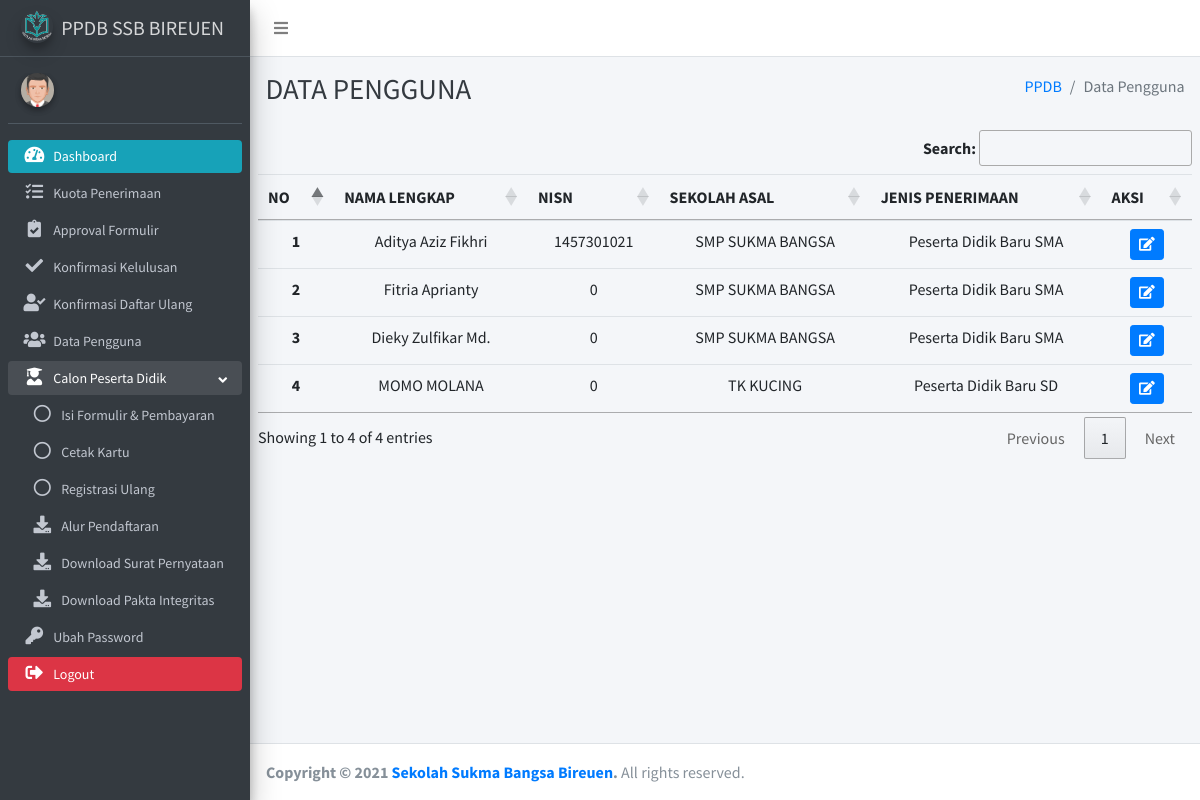
Page /index.php/home/datapengguna on the earlier database version.
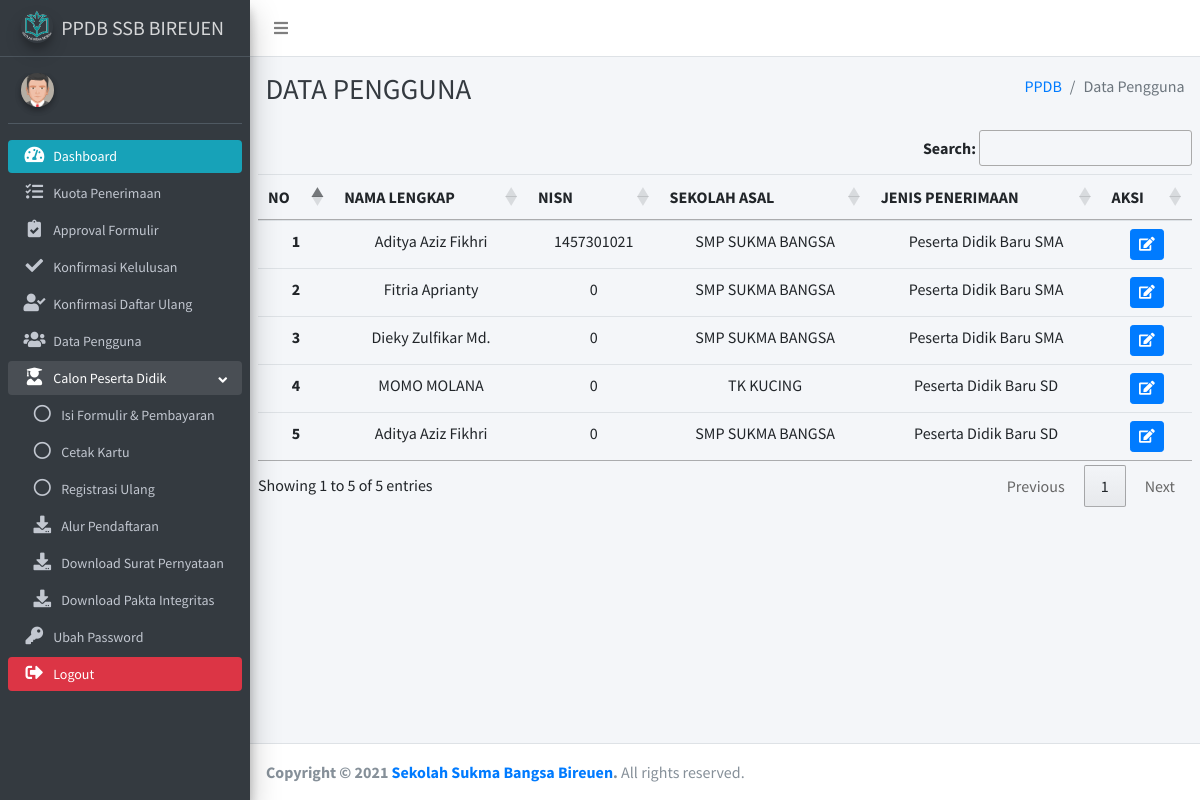
Same page on the later database version.
### tables this page shows
CREATE TABLE `pengguna` (
  `id` int(11) NOT NULL,
  `nama_lengkap` varchar(255) NOT NULL,
  `nisn` varchar(20) NOT NULL,
  `alamat` varchar(500) NOT NULL,
  `sekolah_asal` varchar(255) NOT NULL,
  `no_hp` varchar(15) NOT NULL,
  `foto` varchar(255) NOT NULL,
  `bukti_tf` varchar(255) NOT NULL,
  `jenis` varchar(50) NOT NULL,
  `username` varchar(255) NOT NULL,
  `password` varchar(255) NOT NULL,
  `role` varchar(1) NOT NULL,
  `approve_formulir` varchar(30) NOT NULL,
  `approve_lulus` varchar(30) NOT NULL,
  `approve_daftarulang` varchar(30) NOT NULL
);

### application/controllers/Home.php (called while the page is built, shortened)
<?php
class Home extends CI_Controller {
		public function datapengguna()
	{
		$data['pengguna'] = $this->M_ppdb->tampildatapengguna()->result();
		$this->load->view('template/header');
		$this->load->view('template/sidebar');
		$this->load->view('datapengguna',$data);
		$this->load->view('template/footer');
	}
}

### index.php (called while the page is built, shortened)
<?php
require_once BASEPATH.'core/CodeIgniter.php';

### application/models/M_ppdb.php (called while the page is built, shortened)
<?php
class M_ppdb extends CI_Model{
     public function tampildatapengguna(){
        return $this->db->query("SELECT * FROM pengguna WHERE NOT username='Admin' ");
     }
}
?>

### application/views/datapengguna.php (the view, shortened to what this page needs)
<div class="content-wrapper">
 <div class="content-header">
      <div class="container-fluid">
        <div class="row mb-2">
          <div class="col-sm-6">
            <h1 class="m-0 text-dark">DATA PENGGUNA</h1>
          </div>
          <div class="col-sm-6">
            <ol class="breadcrumb float-sm-right">
              <li class="breadcrumb-item"><a href="#">PPDB</a></li>
              <li class="breadcrumb-item active">Data Pengguna</li>
            </ol>
          </div>
        </div>
      </div>
    </div>
    <div class="content">
    <table class="table table-hover" id="example">
          <thead class="text-center">
            <tr>
              <th scope="col">NO</th>
              <th scope="col">NAMA LENGKAP</th>
              <th scope="col">NISN</th>
              <th scope="col">SEKOLAH ASAL</th>
              <th scope="col">JENIS PENERIMAAN</th>
              <th scope="col">AKSI</th>
            </tr>
          </thead>
          <tbody>
          <?php $i = 1;
	        foreach ($pengguna as $data) : ?>
		<tr class="nomor text-center">
            <th scope="row"><?php echo $i ;?></th>
            <td><?php echo $data->nama_lengkap;?></td>
            <td><?php echo $data->nisn;?></td>
            <td><?php echo $data->sekolah_asal;?></td>
            <td><?php echo $data->jenis;?></td>
            <td><?php echo anchor('home/editpengguna/'.$data->id,'<div class="btn btn-primary btn-sm"><i class="fa fa-edit"></i></div>')?></td>
		</tr>
		<?php $i++; ?>
	<?php endforeach ;?>
          </tbody>
        </table>
    </div>
</div>
</div>

### application/views/template/header.php (shortened to what this page needs)
<!DOCTYPE html>
<html>
<head>
  <link rel="stylesheet" href="<?php echo base_url()?>asset/plugins/fontawesome-free/css/all.min.css">
  <link rel="stylesheet" href="https://code.ionicframework.com/ionicons/2.0.1/css/ionicons.min.css">
  <link rel="stylesheet" href="<?php echo base_url()?>asset/plugins/tempusdominus-bootstrap-4/css/tempusdominus-bootstrap-4.min.css">
  <link rel="stylesheet" href="<?php echo base_url()?>asset/plugins/icheck-bootstrap/icheck-bootstrap.min.css">
  <link rel="stylesheet" href="<?php echo base_url()?>asset/plugins/jqvmap/jqvmap.min.css">
  <link rel="stylesheet" href="<?php echo base_url()?>asset/dist/css/adminlte.min.css">
  <link rel="stylesheet" href="<?php echo base_url()?>asset/plugins/overlayScrollbars/css/OverlayScrollbars.min.css">
  <link rel="stylesheet" href="<?php echo base_url()?>asset/plugins/daterangepicker/daterangepicker.css">
  <link rel="stylesheet" href="<?php echo base_url()?>asset/plugins/summernote/summernote-bs4.css">
  <link rel="stylesheet" type="text/css" href="//cdn.datatables.net/1.10.22/css/jquery.dataTables.min.css">
  <link rel="stylesheet" type="text/css" href="https://cdn.datatables.net/1.10.22/css/jquery.dataTables.css">
</head>
<body class="hold-transition sidebar-mini layout-fixed">
<div class="wrapper">
  <nav class="main-header navbar navbar-expand navbar-white navbar-light">
    <ul class="navbar-nav">
      <li class="nav-item">
        <a class="nav-link" data-widget="pushmenu" href="#" role="button"><i class="fas fa-bars"></i></a>
      </li>
    </ul>
  </nav>

### application/views/template/sidebar.php (shortened to what this page needs)
<aside class="main-sidebar sidebar-dark-primary elevation-4">
   <a href="<?php echo base_url()?>dashboard" class="brand-link">
     <img src="<?php echo base_url()?>logo.png" alt="AdminLTE Logo" class="brand-image img-circle elevation-3"
          style="opacity: .8">
     <span class="brand-text font-weight-light"><b>PPDB SSB BIREUEN</b></span>
   </a>
   <div class="sidebar">
     <div class="user-panel mt-3 pb-3 mb-3 d-flex">
       <div class="image">
         <img src="<?php echo base_url()?>asset/dist/img/adit.jpg" class="img-circle elevation-2" alt="User Image">
       </div>
       <div class="info">
       </div>
     </div>
     <nav class="mt-2 text-sm">
       <ul class="nav nav-pills nav-sidebar flex-column nav-child-indent" data-widget="treeview" role="menu" data-accordion="false">
              <li class="nav-item ">
           <a href="<?=base_url('home');?>" class="nav-link bg-info">
             <i class="nav-icon fa fa-tachometer-alt"></i>
             <p>
               Dashboard
             </p>
           </a>
         </li>
         <li class="nav-item ">
           <a href="<?=base_url('home/kuota');?>" class="nav-link">
             <i class="nav-icon fa fa-tasks"></i>
             <p>
               Kuota Penerimaan
             </p>
           </a>
         </li>
         <li class="nav-item ">
           <a href="<?=base_url('home/approve_formulir');?>" class="nav-link">
             <i class="nav-icon fa fa-clipboard-check"></i>
             <p>
               Approval Formulir
             </p>
           </a>
         </li>
         <li class="nav-item ">
           <a href="<?=base_url('home/approve_lulus');?>" class="nav-link">
             <i class="nav-icon fa fa-check"></i>
             <p>
               Konfirmasi Kelulusan
             </p>
           </a>
         </li>
         <li class="nav-item ">
           <a href="<?=base_url('home/approve_daftarulang');?>" class="nav-link">
             <i class="nav-icon fa fa-user-check"></i>
             <p>
               Konfirmasi Daftar Ulang
             </p>
           </a>
         </li>
         <li class="nav-item ">
           <a href="<?=base_url('home/datapengguna');?>" class="nav-link">
             <i class="nav-icon fa fa-users"></i>
             <p>
               Data Pengguna
             </p>
           </a>
         </li>
         <li class="nav-item has-treeview menu-open">
           <a href="#" class="nav-link">
             <i class="nav-icon fas fa-user-graduate"></i>
             <p>
               Calon Peserta Didik
               <i class="right fas fa-angle-left"></i>
             </p>
           </a>
           <ul class="nav nav-treeview">
             <li class="nav-item">
               <a href="<?=base_url('dashboard/datareservasi');?>" class="nav-link">
                 <i class="far fa-circle nav-icon"></i>
                 <p>Isi Formulir & Pembayaran</p>
               </a>
             </li>
             <li class="nav-item">
               <a href="<?=base_url('dashboard/datariwayatreservasi');?>" class="nav-link">
                 <i class="far fa-circle nav-icon"></i>
                 <p>Cetak Kartu</p>
               </a>
             </li>
             <li class="nav-item">
               <a href="<?=base_url('dashboard/datariwayatreservasi');?>" class="nav-link">
                 <i class="far fa-circle nav-icon"></i>
                 <p>Registrasi Ulang</p>
               </a>
             </li>
             <li class="nav-item">
               <a href="<?=base_url('dashboard/datariwayatreservasi');?>" class="nav-link">
                 <i class="fa fa-download nav-icon"></i>
                 <p>Alur Pendaftaran</p>
               </a>
             </li>
             <li class="nav-item">
               <a href="<?=base_url('dashboard/datariwayatreservasi');?>" class="nav-link">
                 <i class="fa fa-download nav-icon"></i>
                 <p>Download Surat Pernyataan</p>
               </a>
             </li>
             <li class="nav-item">
               <a href="<?=base_url('dashboard/datariwayatreservasi');?>" class="nav-link">
                 <i class="fa fa-download nav-icon"></i>
                 <p>Download Pakta Integritas</p>
               </a>
             </li>
             </ul>
             </li>
         <li class="nav-item ">
           <a href="<?=base_url('dashboard/dataprofilpengguna');?>" class="nav-link">
             <i class="nav-icon fa fa-key"></i>
             <p>
               Ubah Password
             </p>
           </a>
         </li>
         <li class="nav-item">
           <a href="<?= base_url('dashboard/logout')?>" class="nav-link bg-danger">
             <i class="nav-icon fa fa-sign-out-alt"></i>
             <p>
               Logout
             </p>
           </a>
         </li>
       </ul>
     </nav>
   </div>
 </aside>

### application/views/template/footer.php (shortened to what this page needs)
<footer class="main-footer">
    <strong>Copyright &copy; 2021 <a href="#">Sekolah Sukma Bangsa Bireuen</a>.</strong>
    All rights reserved.
  </footer>

Differences in the rows shown:
added pengguna: nama_lengkap "Aditya Aziz Fikhri", nisn "0", sekolah_asal "SMP SUKMA BANGSA", jenis "Peserta Didik Baru SD"
Other differences:
text written by a page script: "Search: Showing 1 to 4 of 4 entries Previous 1 Next" → "Search: Showing 1 to 5 of 5 entries Previous 1 Next"
